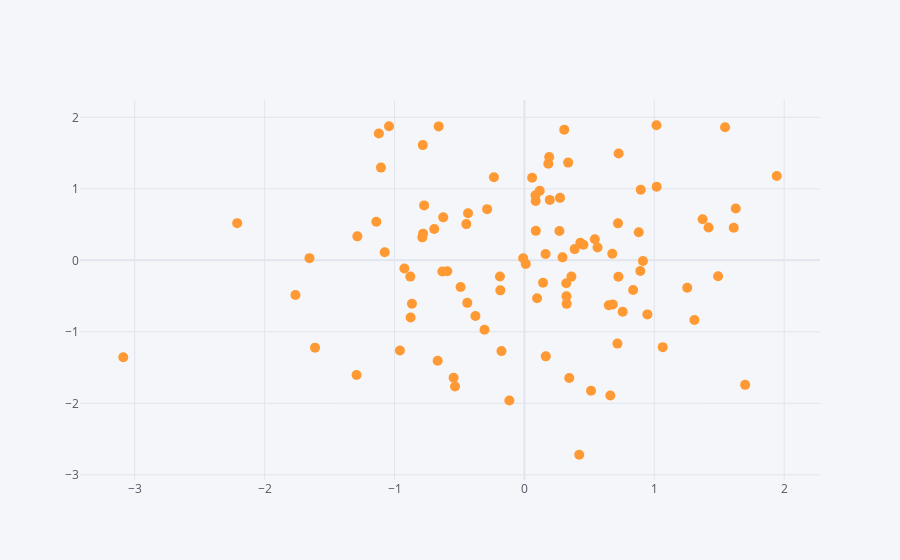

Here is the notebook cell this chart was saved with:
### Markdown cell above
## Scatter

### Code cell
df.iplot(kind='scatter',x='A',y='B',mode='markers',size=10)  # kind= scatter, bar, box, spread, ratio, heatmap, surface, histogram
